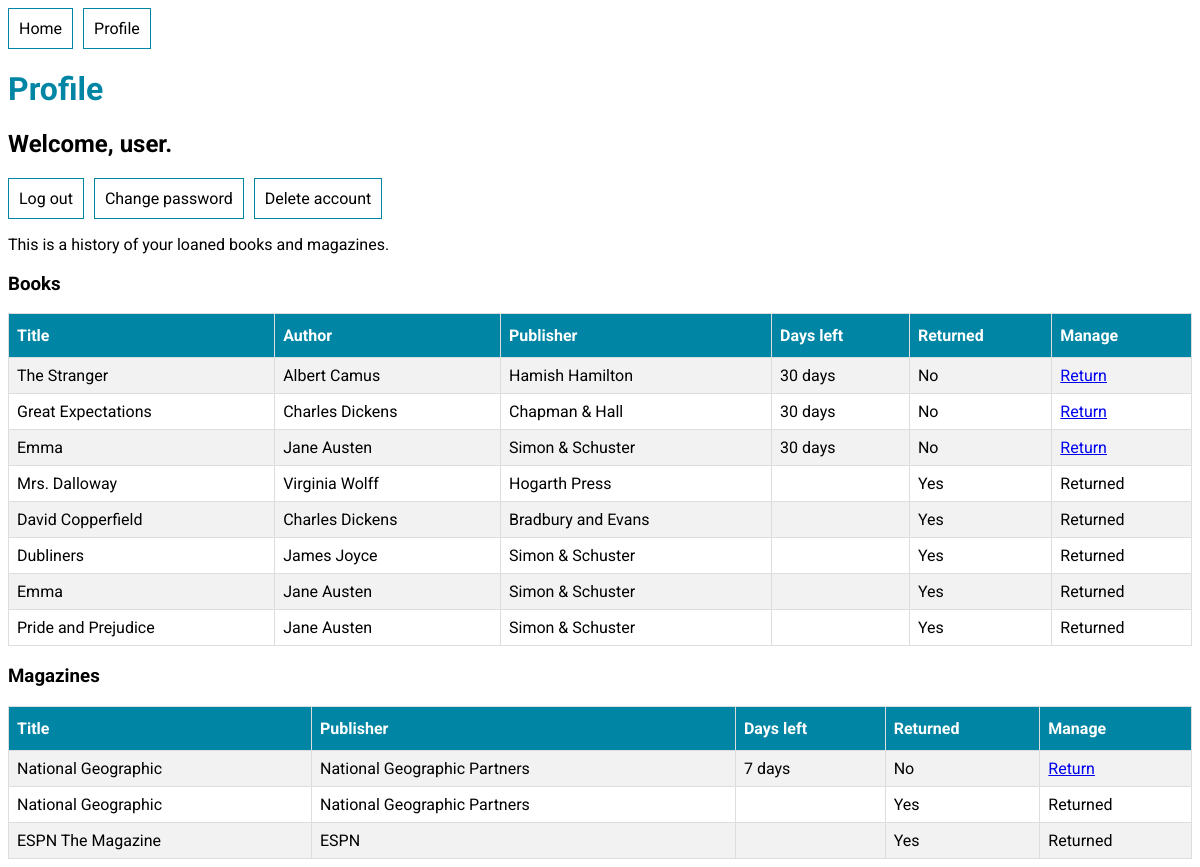
The app's page /user/profile/ (signed in), older data.
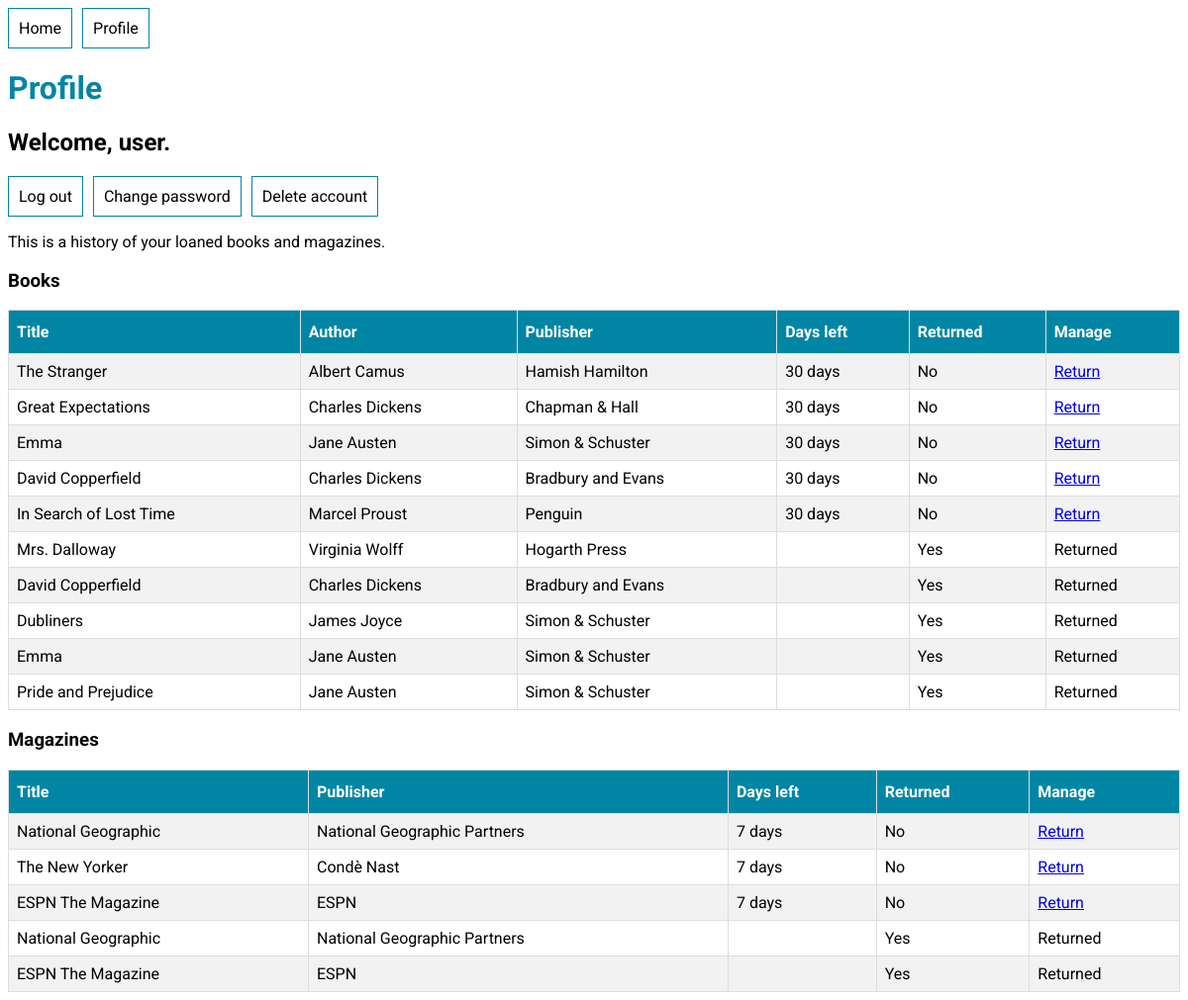
The same page, newer data.
### library_app/models.py (models this page shows, shortened)
class BookLoan(models.Model):
    user = models.ForeignKey(User, on_delete=models.CASCADE)
    book = models.ForeignKey(Book, on_delete=models.CASCADE)
    loaned_timestamp = models.DateTimeField(auto_now_add=True)
    returned_timestamp = models.DateTimeField(null=True)
    def daysLeft(self):
        date_to_return = self.loaned_timestamp + \
        timedelta(days=loan_days_limit['book'])
        days_left = (date_to_return - self.loaned_timestamp).days
        return days_left

class Book(models.Model):
    title = models.CharField(max_length=200)
    author = models.CharField(max_length=200)
    publisher = models.CharField(max_length=200)
    is_available = models.BooleanField(default=True)

class MagazineLoan(models.Model):
    user = models.ForeignKey(User, on_delete=models.CASCADE)
    magazine = models.ForeignKey(Magazine, on_delete=models.CASCADE)
    loaned_timestamp = models.DateTimeField(auto_now_add=True)
    returned_timestamp = models.DateTimeField(null=True)
    def daysLeft(self):
        date_to_return = self.loaned_timestamp + \
        timedelta(days=loan_days_limit['magazine'])
        days_left = (date_to_return - self.loaned_timestamp).days
        return days_left

class Magazine(models.Model):
    title = models.CharField(max_length=200)
    publisher = models.CharField(max_length=200)
    is_available = models.BooleanField(default=True)

### user_app/views.py (the view)
# urls.py: path("profile/", views.profile, name="profile"),
@login_required
def profile(request):
    user = request.user
    bookloans = BookLoan.objects.filter(user=user).order_by("returned_timestamp")
    magazineloans = MagazineLoan.objects.filter(user=user).order_by("returned_timestamp")
    context = {"bookloans": bookloans, "magazineloans": magazineloans, "user": user}
    return render(request, "user_app/profile.html", context)

### templates/user_app/profile.html (shortened to what this page needs)
{% extends "base.html" %}
{% block content %}
<h1>Profile</h1>
<div>
    <h2>Welcome, {{user.username}}.</h2>
    <ul>
        <li><a href="{% url 'user_app:logout' %}">Log out</a></li>
        <li><a href="{% url 'user_app:change_password' %}">Change password</a></li>
        <li><a href="{% url 'user_app:delete_account' %}">Delete account</a></li>
    </ul>
    <p>This is a history of your loaned books and magazines.</p>
    <div>
        <h3>Books</h3>
        {% if bookloans.count %}
        <table>
            <tr>
                <th>Title</th>
                <th>Author</th>
                <th>Publisher</th>
                <th>Days left</th>
                <th>Returned</th>
                <th>Manage</th>
            </tr>
            {% for bookloan in bookloans %}
            <tr>
                <td>{{bookloan.book.title}}</td>
                <td>{{bookloan.book.author}}</td>
                <td>{{bookloan.book.publisher}}</td>
                <td>{% if bookloan.returned_timestamp is not None %} {% else %} {{bookloan.daysLeft}} days {% endif %}</td>
                <td>{% if bookloan.returned_timestamp is not None %} Yes {% else %} No {% endif %}</td>
                <td>{% if bookloan.returned_timestamp is not None %} Returned {% else %}<a href="{% url "user_app:return_item" "book" bookloan.book.id%}">Return</a> {% endif %}</td>
            </tr>
            {% endfor %}
        </table>
        {% else %}
            <p>You currently have no loaned books.</p>
        {% endif %}
   <h3>Magazines</h3>
    {% if magazineloans.count %}
      <table>
        <tr>
          <th>Title</th>
          <th>Publisher</th>
          <th>Days left</th>
          <th>Returned</th>
          <th>Manage</th>
        </tr>
        {% for magazineloan in magazineloans %}
        <tr>
          <td>{{magazineloan.magazine.title}}</td>
          <td>{{magazineloan.magazine.publisher}}</td>
          <td>{% if magazineloan.returned_timestamp is not None %} {% else %} {{magazineloan.daysLeft}} days {% endif %}</td>
          <td>{% if magazineloan.returned_timestamp is not None %} Yes {% else %} No {% endif %}</td>
          <td>{% if magazineloan.returned_timestamp is not None %} Returned {% else %}<a href="{% url "user_app:return_item" "magazine" magazineloan.magazine.id%}">Return</a> {% endif %}</td>
        </tr>
        {% endfor %}
      </table>
    {% else %}
      <p>You currently have no loaned magazines.</p>
    {% endif %}
    </div>
</div>
{% endblock content %}

### templates/base.html (shortened to what this page needs)
<!DOCTYPE html>
<html lang="en">
<head>
    {% load static %}
    <link rel="stylesheet" href="{% static "global/style.css" %}">
</head>
<body>
    <header>
        <nav>
            <ul>
                {% if request.user.is_authenticated %}
                    <li><a href="{% url 'library_app:index' %}">Home</a></li>
                    <li><a href="{% url 'user_app:profile' %}">Profile</a></li>
                {% else %}
                    <li><a href="{% url 'user_app:login' %}">Login</a></li>
                {% endif %}
            </ul>
        </nav>
    </header>
    <main>
        {% block content %}{% endblock content %}
    </main>
</body>
</html>

### static/style.css (style rules this page uses)
* { font-family: "Roboto", helvetica, arial, sans-serif; }
h1 { color: rgb(0, 134, 164); }
ul { list-style-type: none; margin: 0; padding: 0; overflow: hidden; }
li { float: left; padding-right: 10px; }
li a { display: block; text-decoration: none; padding-right: 10px; color: black; border: 1px solid rgb(0, 134, 164); padding: 10px; }
table { border-collapse: collapse; width: 100%; }
td, th { border: 1px solid #ddd; padding: 8px; }
th { padding-top: 12px; padding-bottom: 12px; text-align: left; background-color: rgb(0, 134, 164); color: white; }
tr:nth-child(even) { background-color: #f2f2f2; }

Row changes from the older to the newer data that the page shows:
added BookLoan: book "David Copperfield", book.author "Charles Dickens", book.publisher "Bradbury and Evans", daysLeft "30", shows "No", shows "Return"
added BookLoan: book "In Search of Lost Time", book.author "Marcel Proust", book.publisher "Penguin", daysLeft "30", shows "No", shows "Return"
added MagazineLoan: magazine "The New Yorker", magazine.publisher "Condè Nast", daysLeft "7", shows "No", shows "Return"
added MagazineLoan: magazine "ESPN The Magazine", magazine.publisher "ESPN", daysLeft "7", shows "No", shows "Return"
